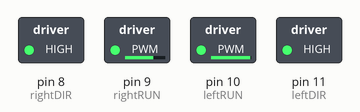
This sketch was run on a simulated Arduino Uno, built with avr-gcc and run on an emulated ATmega328P. Shown: switched loads named in the sketch (green lamp = pin HIGH). At 11.4 s the program stops and its outputs stay as they are.

Above: at 0.1 s.
At 0.97 s:
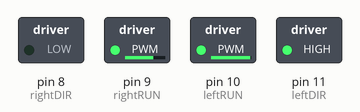
At 4.5 s:
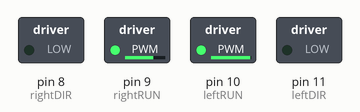
At 11.4 s:
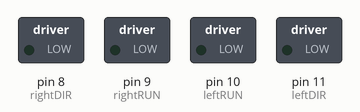
Timing chart, 0 to 12.9 s (numbered marks = the images above):
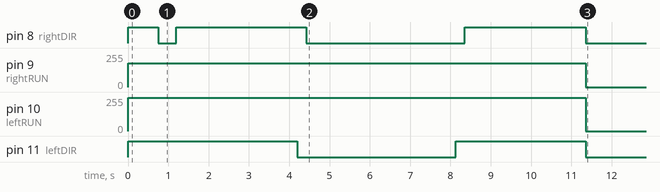

The sketch:

Act5.ino
```cpp
int rightDIR = 8;
int leftDIR = 11;
int rightRUN = 9;
int leftRUN = 10;

//adjust PWM depending on how strong
// motors are relative to each other
int leftPWM = 250;
int rightPWM = 180;


//adjust time delay to ensure 90 degree turn
int delay90deg = 450;
int delay45deg = delay90deg/2;

void goForward(int delayT){
  digitalWrite(rightDIR, HIGH);
  digitalWrite(leftDIR, HIGH);
  analogWrite(rightRUN, rightPWM);
  analogWrite(leftRUN, leftPWM);
  delay(delayT);
  for(int i=8; i<=11; i++)
    digitalWrite(i, LOW);
}

void goBackward(int delayT){
  digitalWrite(rightDIR, LOW);
  digitalWrite(leftDIR, LOW);
  analogWrite(rightRUN, rightPWM);
  analogWrite(leftRUN, leftPWM);
  delay(delayT);
  for(int i=8; i<=11; i++)
    digitalWrite(i, LOW);
}

void turnRight(int delayT){
  digitalWrite(rightDIR, LOW);
  digitalWrite(leftDIR, HIGH);
  analogWrite(rightRUN, rightPWM);
  analogWrite(leftRUN, leftPWM);
  delay(delayT);
  for(int i=8; i<=11; i++)
    digitalWrite(i, LOW);
}

void turnLeft(int delayT){
  digitalWrite(rightDIR, HIGH);
  digitalWrite(leftDIR, LOW);
  analogWrite(rightRUN, rightPWM);
  analogWrite(leftRUN, leftPWM);
  delay(delayT);
  for(int i=8; i<=11; i++)
    digitalWrite(i, LOW);
}

void setup() {
  for(int i=8; i<=11; i++)
    pinMode(i, OUTPUT);

}

void loop() {
  //drawing pattern 6 (letter Z)
  //first step
  goForward(750);

  //second step
  turnRight(delay90deg);
  goForward(3000);

  //third step
  turnLeft(delay45deg);
  goBackward(3700);

  //fourth step
  turnRight(delay45deg);
  goForward(3000);

  while(1);
}
```

Measured:
- by itself, pin 8 (rightDIR): goes HIGH 0.75 s, LOW 0.45 s, HIGH 3.2 s, LOW 3.9 s, HIGH 3.0 s, then LOW
- by itself, pin 9 (rightRUN): 0/255 → 180/255 at 0.00 s, → 0/255 11.4 s later
- by itself, pin 10 (leftRUN): 0/255 → 250/255 at 0.00 s, → 0/255 11.4 s later
- by itself, pin 11 (leftDIR): LOW → HIGH at 0.00 s, → LOW 4.2 s later, → HIGH 3.9 s later, → LOW 3.2 s later
